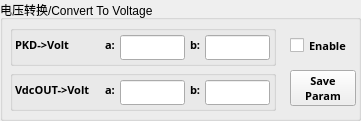
   <widget class="QGroupBox" name="groupBox_3">
    <property name="geometry">
     <rect>
      <x>10</x>
      <y>300</y>
      <width>361</width>
      <height>121</height>
     </rect>
    </property>
    <property name="title">
     <string>电压转换/Convert To Voltage</string>
    </property>
    <widget class="QGroupBox" name="groupBox_2">
     <property name="geometry">
      <rect>
       <x>10</x>
       <y>70</y>
       <width>266</width>
       <height>41</height>
      </rect>
     </property>
     <property name="title">
      <string/>
     </property>
     <widget class="QLabel" name="label_30">
      <property name="geometry">
       <rect>
        <x>95</x>
        <y>5</y>
        <width>16</width>
        <height>30</height>
       </rect>
      </property>
      <property name="font">
       <font>
        <family>微软雅黑</family>
        <pointsize>8</pointsize>
        <weight>75</weight>
        <bold>true</bold>
       </font>
      </property>
      <property name="text">
       <string>a:</string>
      </property>
     </widget>
     <widget class="QLabel" name="label_29">
      <property name="geometry">
       <rect>
        <x>5</x>
        <y>5</y>
        <width>86</width>
        <height>30</height>
       </rect>
      </property>
      <property name="font">
       <font>
        <family>微软雅黑</family>
        <pointsize>8</pointsize>
        <weight>75</weight>
        <bold>true</bold>
       </font>
      </property>
      <property name="text">
       <string>VdcOUT-&gt;Volt</string>
      </property>
     </widget>
     <widget class="QLabel" name="label_31">
      <property name="geometry">
       <rect>
        <x>180</x>
        <y>5</y>
        <width>16</width>
        <height>30</height>
       </rect>
      </property>
      <property name="font">
       <font>
        <family>微软雅黑</family>
        <pointsize>8</pointsize>
        <weight>75</weight>
        <bold>true</bold>
       </font>
      </property>
      <property name="text">
       <string>b:</string>
      </property>
     </widget>
     <widget class="QLineEdit" name="Calculate_VDCOUT_A">
      <property name="geometry">
       <rect>
        <x>110</x>
        <y>10</y>
        <width>65</width>
        <height>25</height>
       </rect>
      </property>
      <property name="font">
       <font>
        <family>微软雅黑</family>
        <pointsize>9</pointsize>
        <weight>75</weight>
        <bold>true</bold>
       </font>
      </property>
      <property name="text">
       <string/>
      </property>
     </widget>
     <widget class="QLineEdit" name="Calculate_VDCOUT_B">
      <property name="geometry">
       <rect>
        <x>195</x>
        <y>10</y>
        <width>65</width>
        <height>25</height>
       </rect>
      </property>
      <property name="font">
       <font>
        <family>微软雅黑</family>
        <pointsize>9</pointsize>
        <weight>75</weight>
        <bold>true</bold>
       </font>
      </property>
     </widget>
    </widget>
    <widget class="QGroupBox" name="groupBox">
     <property name="geometry">
      <rect>
       <x>10</x>
       <y>25</y>
       <width>266</width>
       <height>41</height>
      </rect>
     </property>
     <property name="title">
      <string/>
     </property>
     <widget class="QLineEdit" name="Calculate_PKD_A">
      <property name="geometry">
       <rect>
        <x>110</x>
        <y>10</y>
        <width>65</width>
        <height>25</height>
       </rect>
      </property>
      <property name="font">
       <font>
        <family>微软雅黑</family>
        <pointsize>9</pointsize>
        <weight>75</weight>
        <bold>true</bold>
       </font>
      </property>
      <property name="text">
       <string/>
      </property>
     </widget>
     <widget class="QLabel" name="label_36">
      <property name="geometry">
       <rect>
        <x>95</x>
        <y>5</y>
        <width>16</width>
        <height>30</height>
       </rect>
      </property>
      <property name="font">
       <font>
        <family>微软雅黑</family>
        <pointsize>8</pointsize>
        <weight>75</weight>
        <bold>true</bold>
       </font>
      </property>
      <property name="text">
       <string>a:</string>
      </property>
     </widget>
     <widget class="QLineEdit" name="Calculate_PKD_B">
      <property name="geometry">
       <rect>
        <x>195</x>
        <y>10</y>
        <width>65</width>
        <height>25</height>
       </rect>
      </property>
      <property name="font">
       <font>
        <family>微软雅黑</family>
        <pointsize>9</pointsize>
        <weight>75</weight>
        <bold>true</bold>
       </font>
      </property>
     </widget>
     <widget class="QLabel" name="label_37">
      <property name="geometry">
       <rect>
        <x>5</x>
        <y>5</y>
        <width>66</width>
        <height>30</height>
       </rect>
      </property>
      <property name="font">
       <font>
        <family>微软雅黑</family>
        <pointsize>8</pointsize>
        <weight>75</weight>
        <bold>true</bold>
       </font>
      </property>
      <property name="text">
       <string>PKD-&gt;Volt</string>
      </property>
     </widget>
     <widget class="QLabel" name="label_35">
      <property name="geometry">
       <rect>
        <x>180</x>
        <y>5</y>
        <width>16</width>
        <height>30</height>
       </rect>
      </property>
      <property name="font">
       <font>
        <family>微软雅黑</family>
        <pointsize>8</pointsize>
        <weight>75</weight>
        <bold>true</bold>
       </font>
      </property>
      <property name="text">
       <string>b:</string>
      </property>
     </widget>
    </widget>
    <widget class="QPushButton" name="Save_Conv_Volt_Param">
     <property name="geometry">
      <rect>
       <x>290</x>
       <y>70</y>
       <width>66</width>
       <height>36</height>
      </rect>
     </property>
     <property name="font">
      <font>
       <family>微软雅黑</family>
       <pointsize>8</pointsize>
       <weight>75</weight>
       <bold>true</bold>
      </font>
     </property>
     <property name="text">
      <string>Save
Param</string>
     </property>
    </widget>
    <widget class="QCheckBox" name="ConvertVolt_En">
     <property name="geometry">
      <rect>
       <x>290</x>
       <y>35</y>
       <width>66</width>
       <height>21</height>
      </rect>
     </property>
     <property name="font">
      <font>
       <family>微软雅黑</family>
       <pointsize>8</pointsize>
       <weight>75</weight>
       <bold>true</bold>
      </font>
     </property>
     <property name="text">
      <string>Enable</string>
     </property>
    </widget>
   </widget>
